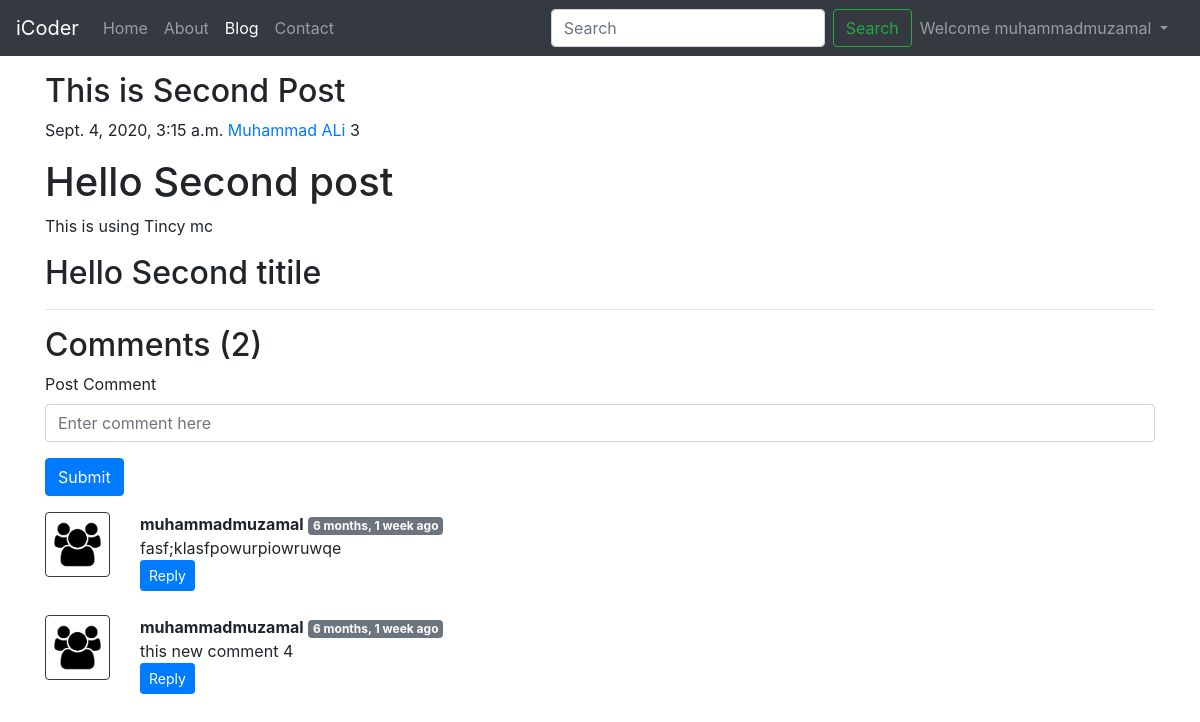
Page /blog/hello (signed in) on the committed database.
### blog/models.py (models this page shows, shortened)
class Post(models.Model):
    sno = models.AutoField(primary_key=True)
    titile = models.CharField(max_length=255)
    content = models.TextField()
    author = models.CharField(max_length=100)
    slug =  models.CharField(max_length=130)
    views = models.IntegerField(default=0)
    timeStamp = models.DateTimeField(blank=True)

class BlogComment(models.Model):
    sno = models.AutoField(primary_key=True)
    comment = models.TextField()
    user = models.ForeignKey(User, on_delete=models.CASCADE)
    post = models.ForeignKey(Post, on_delete=models.CASCADE)
    parent =  models.ForeignKey('self',on_delete=models.CASCADE,null=True)
    timeStamp = models.DateTimeField(default=now)

### blog/views.py (the view)
# urls.py: path('<str:slug>', views.blogPost, name='blogPost'),
def blogPost(request,slug):
    post = Post.objects.filter(slug=slug).first()
    post.views = post.views+1
    post.save()
    comments = BlogComment.objects.filter(post=post,parent=None)
    replies = BlogComment.objects.filter(post=post).exclude(parent=None)
    repDict = {}
    for reply in replies:
       if reply.parent.sno not in repDict.keys():
          repDict[reply.parent.sno] =  [reply]
       else:
         repDict[reply.parent.sno].append(reply)
    context = {'post':post,'comments':comments,'user':request.user,'replyDict':repDict}
    return render(request,'blog/blogPost.html',context)

### blog/templatetags/extras.py (called while the page is built)
@register.filter(name='get_val')
def get_val(dict,key):
    return dict.get(key)

### templates/blog/blogPost.html (shortened to what this page needs)
{% extends 'base.html'%}
{% block blogactive %} active {% endblock blogactive %}
{%block body%}
{% load humanize %}
{% load extras %}
<div class="container my-3">
        <h2 class="blog-post-title">{{post.titile}}</h2>
        <p class="blog-post-meta">{{post.timeStamp}} <a href="#">{{post.author}}</a>
        <span>{{post.views}}</span></p>
        <p>{{post.content|safe}}</p>
        <hr>
</div>
<div class="container">
        <h2>Comments ({{comments.count}}) </h2>
        <div class="my-2">
                {% if user.is_authenticated %}
                <form action="/blog/postComment" method="POST"> {% csrf_token %}
                        <div class="form-group">
                                <label for="exampleInputEmail1">Post Comment</label>
                                <input type="text" class="form-control" name="comment" placeholder="Enter comment here">
                        </div>
                        <button type="submit" class="btn btn-primary">Submit</button>
                </form>
                {% else %}
                Please login to post a comment
                {% endif %}
        </div>
        {% for comment in comments %}
        <div class="row my-3">
                <div class="col-md-1 ">
                        <img src="/static/img/user.png" class="rounded mx-auto d-block w-100 p-2 border border-dark"
                                alt="user">
                </div>
                <div class="col-md-11 ">
                        <b>{{comment.user.username}}</b> <span
                                class="badge badge-secondary">{{comment.timeStamp | naturaltime}}</span>
                        <div>{{comment.comment}}</div>
                        <div class="reply mx-0">
                        {% if user.is_authenticated %}
                                <button class="btn btn-primary btn-sm" type="button" data-toggle="collapse"
                                        data-target="#replyBox{{comment.sno}}" aria-expanded="false"
                                        aria-controls="collapseExample">
                                        Reply
                                </button>
                                {% else %}
                                                                <button class="btn btn-primary btn-sm" type="button" data-toggle="collapse"
                                        data-target="#replyBox{{comment.sno}}" aria-expanded="false"
                                        aria-controls="collapseExample" disabled>
                                        Login to Reply
                                </button>
                                {% endif %}
                        </div>
                </div>
        </div>
        {% endfor %}
</div>
{%endblock body%}

### templates/base.html (shortened to what this page needs)
<!DOCTYPE html>
<html lang="en">
<head>
  <link rel="stylesheet" href="https://stackpath.bootstrapcdn.com/bootstrap/4.5.2/css/bootstrap.min.css"
>
</head>
<body>
  <nav class="navbar navbar-expand-lg navbar-dark bg-dark">
    <a class="navbar-brand" href="/">iCoder</a>
    <div class="collapse navbar-collapse" id="navbarSupportedContent">
      <ul class="navbar-nav mr-auto">
        <li class="nav-item {% block homeactive %}{% endblock homeactive %} ">
          <a class="nav-link" href="/">Home <span class="sr-only">(current)</span></a>
        </li>
        <li class="nav-item {% block aboutactive %}{% endblock aboutactive %}">
          <a class="nav-link" href="/about">About</a>
        </li>
        <li class="nav-item {% block blogactive %}{% endblock blogactive %}">
          <a class="nav-link" href="/blog">Blog</a>
        </li>
        <li class="nav-item">
          <a class="nav-link {% block contactactive %}{% endblock contactactive %}" href="/contact">Contact</a>
        </li>
      </ul>
      <div class="ml-auto form-inline">
        <form action="/search" method="GET" class="form-inline my-2 my-lg-0">
        <input class="form-control mr-sm-2" type="search" name='query' placeholder="Search" aria-label="Search">
        <button class="btn btn-outline-success my-2 my-sm-0" type="submit">Search</button>
        </form>
        {% if user.is_authenticated %}
        <ul class="navbar-nav mr-2 ">
              <li class="nav-item dropdown">
        <a class="nav-link dropdown-toggle" href="#" id="navbarDropdown" role="button" data-toggle="dropdown" aria-haspopup="true" aria-expanded="false">
          Welcome {{request.user}}
        </a>
       </li>
        </ul>
           {% endif %}
       </div>
    </div>
  </nav>
  {%block body%} {%endblock body%}
</body>
</html>

### rows in the picture
Post: titile "This is Second Post", timeStamp "Sept. 4, 2020, 3:15 a.m.", author "Muhammad ALi", views "3", content "Hello Second post This is using Tincy mc Hello Second titile"
BlogComment: user.username "muhammadmuzamal", timeStamp "6 months, 1 week ago", comment "fasf;klasfpowurpiowruwqe"
BlogComment: user.username "muhammadmuzamal", timeStamp "6 months, 1 week ago", comment "this new comment 4"

### other values in the picture
{{ request.user }} "muhammadmuzamal"
{{ comments.count }} "2"
